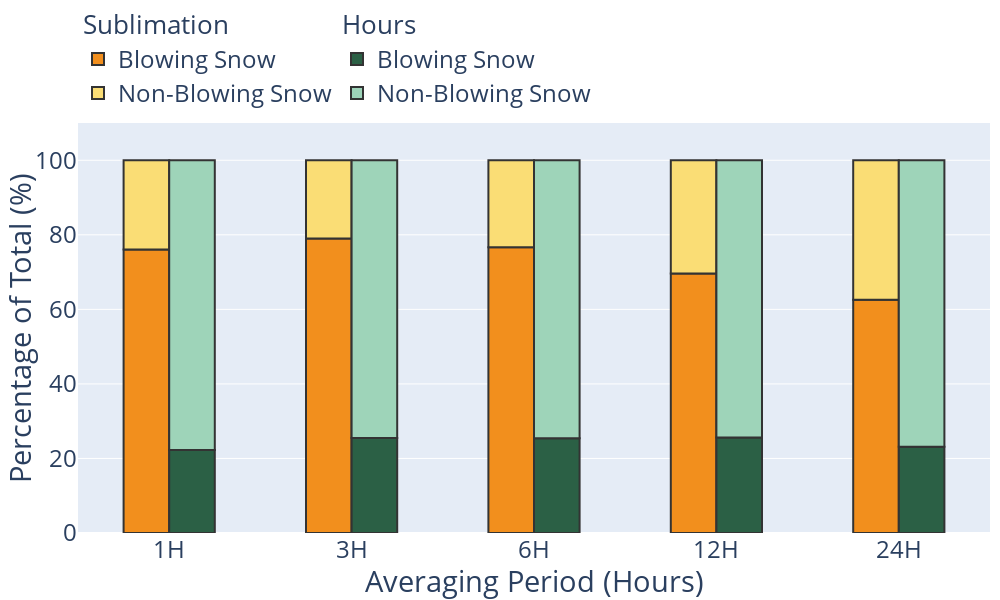

Notebook code for this chart:
### Code cell
# Create a figure with the right layout
fig = go.Figure(
    layout=go.Layout(
        height=600,
        width=1000,
        barmode="relative",
        yaxis_showticklabels=True,
        yaxis_showgrid=True,
        yaxis_range=[0, 110],
        yaxis_title="Percentage of Total (%)",
        xaxis_title="Averaging Period (Hours)",
       # Secondary y-axis overlayed on the primary one and not visible
        yaxis2=go.layout.YAxis(
            visible=False,
            matches="y",
            overlaying="y",
            anchor="x",
        ),
        font=dict(size=24),
        legend_x=0,
        legend_y=1.3,
        legend_orientation="h",
        hovermode="x",
        margin=dict(b=0,t=10,l=0,r=10)
    )
)

# Define some colors for the product, revenue pairs
colors = {
    "Sublimation": {
        "Blowing Snow": "#F28F1D",
        "Non-Blowing Snow": "#FADD75",
    },
    "Hours": {
        "Blowing Snow": "#2B6045",
        "Non-Blowing Snow": "#9ED4B9",
    }
}

# Add the traces
for i, t in enumerate(colors):
    for j, col in enumerate(df_new[t].columns):
        if (df_new[t][col] == 0).all():
            continue
        fig.add_bar(
            x=df_new.index,
            y=df_new[t][col],
            # Set the right yaxis depending on the selected product (from enumerate)
            yaxis=f"y{i + 1}",
            # Offset the bar trace, offset needs to match the width
            # The values here are in milliseconds, 1billion ms is ~1/3 month
            offsetgroup=str(i),
            offset=(i - 1) * 0.25,
            width=0.25,
            legendgroup=t,
            legendgrouptitle_text=t,
            name=col,
            marker_color=colors[t][col],
            marker_line=dict(width=2, color="#333"),
            hovertemplate="%{y}<extra></extra>"
        )

fig.show()
fig.write_image("../../04_products/figures/sandbox/blowing_snow_sublimation.png")

### Figure 1 — Plotly figure (JSON) as saved in the notebook; plotly's stock layout.template omitted (floating-point values rounded to 4 significant figures)
{"data": [{"hovertemplate": "%{y}<extra></extra>", "legendgroup": "Sublimation", "legendgrouptitle": {"text": "Sublimation"}, "marker": {"color": "#F28F1D", "line": {"color": "#333", "width": 2}}, "name": "Blowing Snow", "offset": -0.25, "offsetgroup": "0", "type": "bar", "width": 0.25, "x": ["1H", "3H", "6H", "12H", "24H"], "y": [76.06, 79.04, 76.67, 69.59, 62.58], "yaxis": "y"}, {"hovertemplate": "%{y}<extra></extra>", "legendgroup": "Sublimation", "legendgrouptitle": {"text": "Sublimation"}, "marker": {"color": "#FADD75", "line": {"color": "#333", "width": 2}}, "name": "Non-Blowing Snow", "offset": -0.25, "offsetgroup": "0", "type": "bar", "width": 0.25, "x": ["1H", "3H", "6H", "12H", "24H"], "y": [23.94, 20.96, 23.33, 30.41, 37.42], "yaxis": "y"}, {"hovertemplate": "%{y}<extra></extra>", "legendgroup": "Hours", "legendgrouptitle": {"text": "Hours"}, "marker": {"color": "#2B6045", "line": {"color": "#333", "width": 2}}, "name": "Blowing Snow", "offset": 0, "offsetgroup": "1", "type": "bar", "width": 0.25, "x": ["1H", "3H", "6H", "12H", "24H"], "y": [22.28, 25.52, 25.41, 25.62, 23.14], "yaxis": "y2"}, {"hovertemplate": "%{y}<extra></extra>", "legendgroup": "Hours", "legendgrouptitle": {"text": "Hours"}, "marker": {"color": "#9ED4B9", "line": {"color": "#333", "width": 2}}, "name": "Non-Blowing Snow", "offset": 0, "offsetgroup": "1", "type": "bar", "width": 0.25, "x": ["1H", "3H", "6H", "12H", "24H"], "y": [77.72, 74.48, 74.59, 74.38, 76.86], "yaxis": "y2"}], "layout": {"barmode": "relative", "font": {"size": 24}, "height": 600, "hovermode": "x", "legend": {"orientation": "h", "x": 0, "y": 1.3}, "margin": {"b": 0, "l": 0, "r": 10, "t": 10}, "width": 1000, "xaxis": {"title": {"text": "Averaging Period (Hours)"}}, "yaxis": {"range": [0, 110], "showgrid": true, "showticklabels": true, "title": {"text": "Percentage of Total (%)"}}, "yaxis2": {"anchor": "x", "matches": "y", "overlaying": "y", "visible": false}}}
